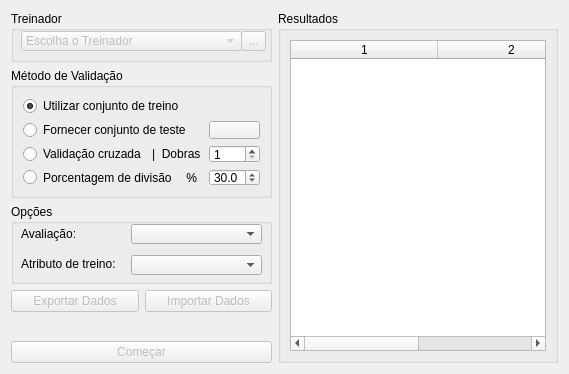
     <widget class="QWidget" name="tab_validacao">
      <attribute name="title">
       <string>Validação</string>
      </attribute>
      <layout class="QGridLayout" name="gridLayout_7">
       <item row="0" column="0" colspan="2">
        <widget class="QGroupBox" name="groupBox_escolhaClassificador">
         <property name="minimumSize">
          <size>
           <width>261</width>
           <height>51</height>
          </size>
         </property>
         <property name="maximumSize">
          <size>
           <width>16777215</width>
           <height>51</height>
          </size>
         </property>
         <property name="title">
          <string>Treinador</string>
         </property>
         <widget class="QComboBox" name="comboBox_metodo">
          <property name="enabled">
           <bool>false</bool>
          </property>
          <property name="geometry">
           <rect>
            <x>10</x>
            <y>20</y>
            <width>221</width>
            <height>20</height>
           </rect>
          </property>
          <property name="insertPolicy">
           <enum>QComboBox::InsertAlphabetically</enum>
          </property>
          <item>
           <property name="text">
            <string>Escolha o Treinador</string>
           </property>
          </item>
         </widget>
         <widget class="QToolButton" name="toolButton_treinador">
          <property name="enabled">
           <bool>false</bool>
          </property>
          <property name="geometry">
           <rect>
            <x>230</x>
            <y>20</y>
            <width>25</width>
            <height>20</height>
           </rect>
          </property>
          <property name="text">
           <string>...</string>
          </property>
         </widget>
        </widget>
       </item>
       <item row="0" column="2" rowspan="6">
        <widget class="QGroupBox" name="groupBox_resultadosValidacao">
         <property name="title">
          <string>Resultados</string>
         </property>
         <layout class="QGridLayout" name="gridLayout_6">
          <item row="0" column="0">
           <widget class="QTableWidget" name="tableWidget_resultadosValidacao">
            <property name="editTriggers">
             <set>QAbstractItemView::NoEditTriggers</set>
            </property>
            <property name="alternatingRowColors">
             <bool>true</bool>
            </property>
            <property name="selectionMode">
             <enum>QAbstractItemView::SingleSelection</enum>
            </property>
            <property name="selectionBehavior">
             <enum>QAbstractItemView::SelectRows</enum>
            </property>
            <property name="columnCount">
             <number>2</number>
            </property>
            <attribute name="horizontalHeaderCascadingSectionResizes">
             <bool>false</bool>
            </attribute>
            <attribute name="horizontalHeaderDefaultSectionSize">
             <number>147</number>
            </attribute>
            <attribute name="horizontalHeaderMinimumSectionSize">
             <number>26</number>
            </attribute>
            <attribute name="horizontalHeaderStretchLastSection">
             <bool>true</bool>
            </attribute>
            <attribute name="verticalHeaderVisible">
             <bool>false</bool>
            </attribute>
            <column/>
            <column/>
           </widget>
          </item>
         </layout>
        </widget>
       </item>
       <item row="1" column="0" colspan="2">
        <widget class="QGroupBox" name="groupBox_opcoesTeste">
         <property name="minimumSize">
          <size>
           <width>261</width>
           <height>121</height>
          </size>
         </property>
         <property name="maximumSize">
          <size>
           <width>16777215</width>
           <height>130</height>
          </size>
         </property>
         <property name="title">
          <string>Método de Validação</string>
         </property>
         <layout class="QGridLayout" name="gridLayout_8">
          <item row="0" column="0" colspan="3">
           <widget class="QRadioButton" name="radioButton_treino">
            <property name="text">
             <string>Utilizar conjunto de treino</string>
            </property>
            <property name="checked">
             <bool>true</bool>
            </property>
           </widget>
          </item>
          <item row="1" column="0" colspan="3">
           <widget class="QRadioButton" name="radioButton_teste">
            <property name="text">
             <string>Fornecer conjunto de teste</string>
            </property>
           </widget>
          </item>
          <item row="1" column="3">
           <widget class="QPushButton" name="pushButton_teste">
            <property name="font">
             <font>
              <pointsize>8</pointsize>
             </font>
            </property>
            <property name="text">
             <string/>
            </property>
            <property name="icon">
             <iconset>
              <normaloff>../imagens/folder_open.png</normaloff>../imagens/folder_open.png</iconset>
            </property>
           </widget>
          </item>
          <item row="2" column="0">
           <widget class="QRadioButton" name="radioButton_kDobras">
            <property name="text">
             <string>Validação cruzada</string>
            </property>
           </widget>
          </item>
          <item row="2" column="3">
           <widget class="QSpinBox" name="spinBox_kDobras">
            <property name="minimum">
             <number>1</number>
            </property>
            <property name="maximum">
             <number>999</number>
            </property>
           </widget>
          </item>
          <item row="3" column="0" colspan="2">
           <widget class="QRadioButton" name="radioButton_divisao">
            <property name="text">
             <string>Porcentagem de divisão</string>
            </property>
           </widget>
          </item>
          <item row="3" column="2">
           <widget class="QLabel" name="label_kDobras_2">
            <property name="text">
             <string> %</string>
            </property>
           </widget>
          </item>
          <item row="3" column="3">
           <widget class="QDoubleSpinBox" name="doubleSpinBox_divisao">
            <property name="decimals">
             <number>1</number>
            </property>
            <property name="minimum">
             <double>1.000000000000000</double>
            </property>
            <property name="maximum">
             <double>99.000000000000000</double>
            </property>
            <property name="value">
             <double>30.000000000000000</double>
            </property>
           </widget>
          </item>
          <item row="2" column="1" colspan="2">
           <widget class="QLabel" name="label_kDobras">
            <property name="text">
             <string>|  Dobras</string>
            </property>
           </widget>
          </item>
         </layout>
        </widget>
       </item>
       <item row="2" column="0" colspan="2">
        <widget class="QGroupBox" name="groupBox_opcoesClassificacao">
         <property name="minimumSize">
          <size>
           <width>261</width>
           <height>80</height>
          </size>
         </property>
         <property name="maximumSize">
          <size>
           <width>16777215</width>
           <height>111</height>
          </size>
         </property>
         <property name="title">
          <string>Opções</string>
         </property>
         <widget class="QLabel" name="label_avaliador">
          <property name="geometry">
           <rect>
            <x>10</x>
            <y>20</y>
            <width>61</width>
            <height>20</height>
           </rect>
          </property>
          <property name="text">
           <string>Avaliação:</string>
          </property>
         </widget>
         <widget class="QComboBox" name="comboBox_avaliador">
          <property name="geometry">
           <rect>
            <x>120</x>
            <y>20</y>
            <width>131</width>
            <height>20</height>
           </rect>
          </property>
         </widget>
         <widget class="QLabel" name="label_atributoTreino">
          <property name="geometry">
           <rect>
            <x>10</x>
            <y>50</y>
            <width>101</width>
            <height>20</height>
           </rect>
          </property>
          <property name="text">
           <string>Atributo de treino:</string>
          </property>
         </widget>
         <widget class="QComboBox" name="comboBox_atributoTreino">
          <property name="geometry">
           <rect>
            <x>120</x>
            <y>51</y>
            <width>131</width>
            <height>20</height>
           </rect>
          </property>
         </widget>
        </widget>
       </item>
       <item row="3" column="0">
        <widget class="QPushButton" name="pushButton_exportarDados">
         <property name="enabled">
          <bool>false</bool>
         </property>
         <property name="text">
          <string>Exportar Dados</string>
         </property>
         <property name="icon">
          <iconset>
           <normaloff>../imagens/flecha.png</normaloff>../imagens/flecha.png</iconset>
         </property>
        </widget>
       </item>
       <item row="3" column="1">
        <widget class="QPushButton" name="pushButton_importarDados">
         <property name="enabled">
          <bool>false</bool>
         </property>
         <property name="text">
          <string>Importar Dados</string>
         </property>
         <property name="icon">
          <iconset>
           <normaloff>../imagens/flecha2.png</normaloff>../imagens/flecha2.png</iconset>
         </property>
        </widget>
       </item>
       <item row="4" column="0" colspan="2">
        <spacer name="verticalSpacer">
         <property name="orientation">
          <enum>Qt::Vertical</enum>
         </property>
         <property name="sizeHint" stdset="0">
          <size>
           <width>20</width>
           <height>23</height>
          </size>
         </property>
        </spacer>
       </item>
       <item row="5" column="0" colspan="2">
        <widget class="QPushButton" name="pushButton_start">
         <property name="enabled">
          <bool>false</bool>
         </property>
         <property name="text">
          <string>Começar</string>
         </property>
        </widget>
       </item>
      </layout>
     </widget>
